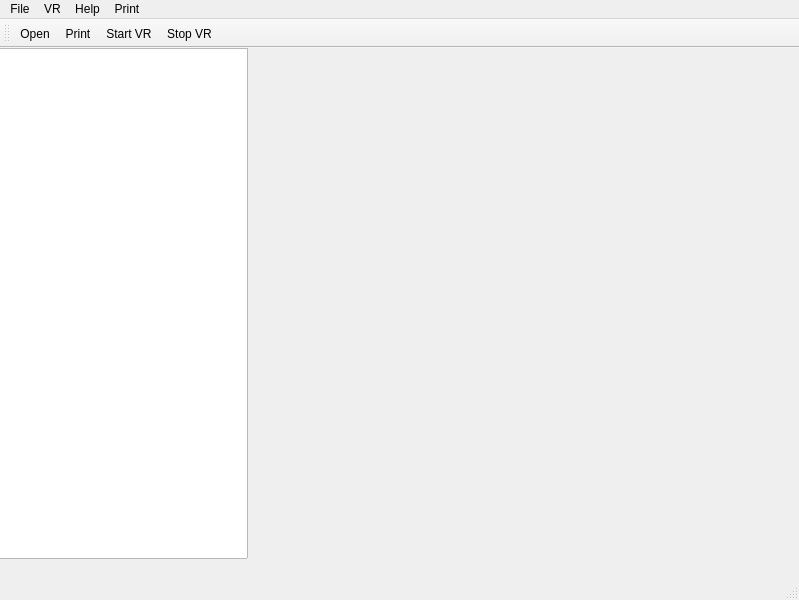
<?xml version="1.0" encoding="UTF-8"?>
<ui version="4.0">
 <class>MainWindow</class>
 <widget class="QMainWindow" name="MainWindow">
  <property name="geometry">
   <rect>
    <x>0</x>
    <y>0</y>
    <width>799</width>
    <height>600</height>
   </rect>
  </property>
  <property name="windowTitle">
   <string>MainWindow</string>
  </property>
  <widget class="QWidget" name="centralwidget">
   <widget class="QWidget" name="layoutWidget">
    <property name="geometry">
     <rect>
      <x>-10</x>
      <y>0</y>
      <width>261</width>
      <height>511</height>
     </rect>
    </property>
    <layout class="QHBoxLayout" name="horizontalLayout">
     <item>
      <widget class="QTreeView" name="treeView">
       <property name="sizePolicy">
        <sizepolicy hsizetype="Fixed" vsizetype="Expanding">
         <horstretch>0</horstretch>
         <verstretch>0</verstretch>
        </sizepolicy>
       </property>
       <property name="contextMenuPolicy">
        <enum>Qt::ActionsContextMenu</enum>
       </property>
      </widget>
     </item>
    </layout>
   </widget>
   <widget class="QWidget" name="widget" native="true">
    <property name="geometry">
     <rect>
      <x>0</x>
      <y>0</y>
      <width>100</width>
      <height>30</height>
     </rect>
    </property>
    <layout class="QHBoxLayout" name="horizontalLayout_2"/>
   </widget>
  </widget>
  <widget class="QStatusBar" name="statusbar"/>
  <widget class="QMenuBar" name="menuBar">
   <property name="geometry">
    <rect>
     <x>0</x>
     <y>0</y>
     <width>799</width>
     <height>22</height>
    </rect>
   </property>
   <widget class="QMenu" name="menuFile">
    <property name="title">
     <string>File</string>
    </property>
    <addaction name="actionOpen_2"/>
    <addaction name="actionSave"/>
   </widget>
   <widget class="QMenu" name="menuVR">
    <property name="title">
     <string>VR</string>
    </property>
    <addaction name="actionStart_VR"/>
    <addaction name="actionStop_VR"/>
   </widget>
   <widget class="QMenu" name="menuHelp">
    <property name="title">
     <string>Help</string>
    </property>
    <addaction name="actionHelp_2"/>
   </widget>
   <widget class="QMenu" name="menuPrint">
    <property name="title">
     <string>Print</string>
    </property>
    <addaction name="actionPrint"/>
   </widget>
   <addaction name="menuFile"/>
   <addaction name="menuVR"/>
   <addaction name="menuHelp"/>
   <addaction name="menuPrint"/>
  </widget>
  <widget class="QToolBar" name="toolBar">
   <property name="windowTitle">
    <string>toolBar</string>
   </property>
   <attribute name="toolBarArea">
    <enum>TopToolBarArea</enum>
   </attribute>
   <attribute name="toolBarBreak">
    <bool>false</bool>
   </attribute>
   <addaction name="actionOpen_2"/>
   <addaction name="actionPrint"/>
   <addaction name="actionStart_VR"/>
   <addaction name="actionStop_VR"/>
  </widget>
  <action name="actionStart_VR">
   <property name="icon">
    <iconset>
     <normaloff>QT UI files/Icons/startVR.png</normaloff>QT UI files/Icons/startVR.png</iconset>
   </property>
   <property name="text">
    <string>Start VR</string>
   </property>
  </action>
  <action name="actionStop_VR">
   <property name="icon">
    <iconset>
     <normaloff>QT UI files/Icons/stopVR.png</normaloff>QT UI files/Icons/stopVR.png</iconset>
   </property>
   <property name="text">
    <string>Stop VR</string>
   </property>
  </action>
  <action name="actionOpen_2">
   <property name="icon">
    <iconset>
     <normaloff>QT UI files/Icons/fileopen.png</normaloff>QT UI files/Icons/fileopen.png</iconset>
   </property>
   <property name="text">
    <string>Open</string>
   </property>
  </action>
  <action name="actionSave">
   <property name="icon">
    <iconset>
     <normaloff>QT UI files/Icons/filesave.png</normaloff>QT UI files/Icons/filesave.png</iconset>
   </property>
   <property name="text">
    <string>Save</string>
   </property>
  </action>
  <action name="actionHelp_2">
   <property name="icon">
    <iconset>
     <normaloff>QT UI files/Icons/help.png</normaloff>QT UI files/Icons/help.png</iconset>
   </property>
   <property name="text">
    <string>Help</string>
   </property>
  </action>
  <action name="actionPrint">
   <property name="icon">
    <iconset>
     <normaloff>QT UI files/Icons/print.png</normaloff>QT UI files/Icons/print.png</iconset>
   </property>
   <property name="text">
    <string>Print</string>
   </property>
  </action>
 </widget>
 <resources/>
 <connections/>
</ui>
